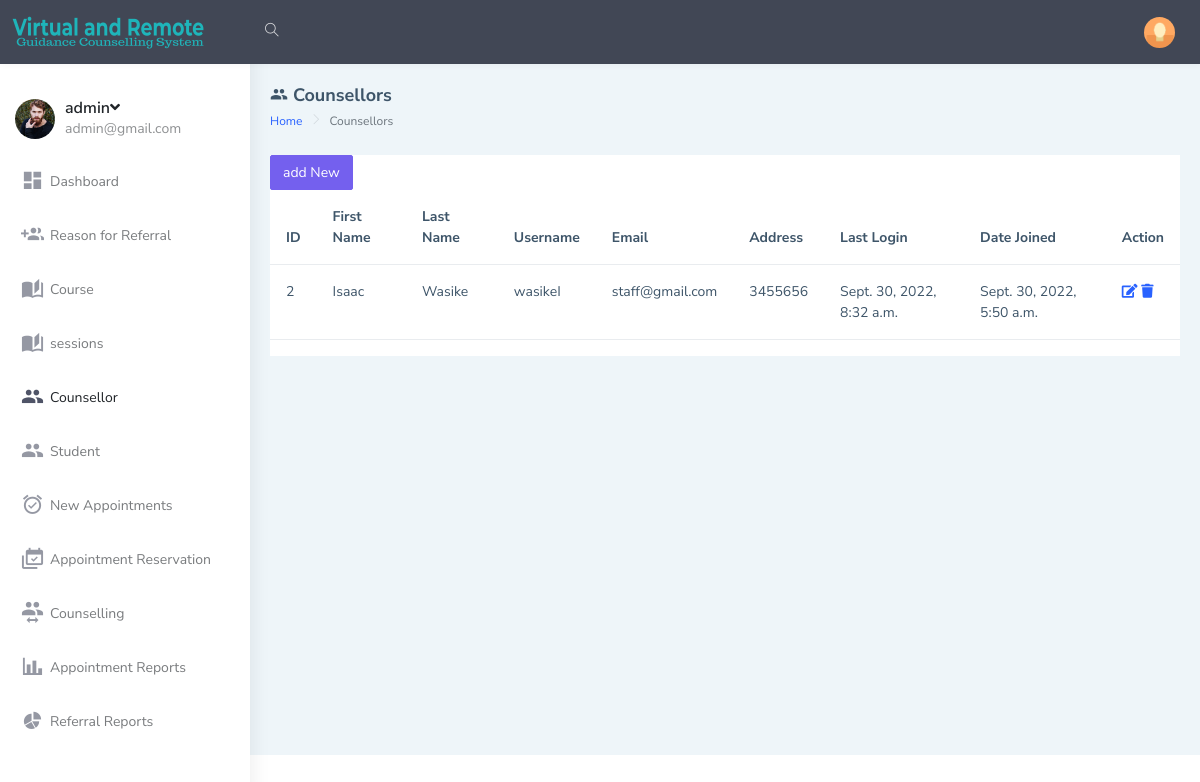
/counsellor/ (signed in), run on the app's committed database.
### Counselling_App/models.py (models this page shows)
class CustomUser(AbstractUser):
    user_type_data = ((1, "HOD"), (2, "Staff"), (3, "Student"))
    user_type = models.CharField(default=1, choices=user_type_data, max_length=10)

class Staffs(models.Model):
    id = models.AutoField(primary_key=True)
    admin = models.OneToOneField(CustomUser, on_delete = models.CASCADE)
    address = models.TextField()
    created_at = models.DateTimeField(auto_now_add=True)
    updated_at = models.DateTimeField(auto_now=True)
    objects = models.Manager()

### Counselling_App/HodViews.py (the view)
# urls.py: path('counsellor/', HodViews.counsellor, name='counsellor'),
def counsellor(request):
    staffs = Staffs.objects.all()
    context = {
        "staffs": staffs
    }
    return render(request,'Counselling_App/hod_template/counsellor.html' , context)

### Counselling_App/LoginCheckMiddleWare.py (called while the page is built, shortened)
    def process_view(self, request, view_func, view_args, view_kwargs):
        modulename = view_func.__module__
        user = request.user
        if user.is_authenticated:
            if user.user_type == "1":
                if modulename == "Counselling_App.HodViews":
                    pass
                elif modulename == "Counselling_App.views" or modulename == "django.views.static":
                    pass
                else:
                    return redirect("admin_home")
            else:
                return redirect("login")
        else:
            if request.path == reverse("login") or request.path == reverse("doLogin"):
                pass
            else:
                return redirect("login")

### Counselling_App/templates/Counselling_App/hod_template/counsellor.html (shortened to what this page needs)
{% extends 'Counselling_App/hod_template/main.html' %}
{% load static %}
{% block counsellor_template %}
    <div id="main-wrapper" data-layout="vertical" data-navbarbg="skin5" data-sidebartype="full"
        data-sidebar-position="absolute" data-header-position="absolute" data-boxed-layout="full">
        <header class="topbar" data-navbarbg="skin5">
            <nav class="navbar top-navbar navbar-expand-md navbar-dark">
                <div class="navbar-header" data-logobg="skin5">
                    <a class="navbar-brand" href="index.html">
                        <b class="logo-icon">
                        <img src="{% static 'assets/images/logo-1.png' %}" alt="homepage" style="margin-top:-50px;margin-bottom:-50px" />
                        </b>
                    </a>
                </div>
                <div class="navbar-collapse collapse" id="navbarSupportedContent" data-navbarbg="skin5">
                    <ul class="navbar-nav float-start me-auto">
                        <li class="nav-item search-box"> <a class="nav-link waves-effect waves-dark"
                                href="javascript:void(0)"><i class="ti-search"></i></a>
                        </li>
                    </ul>
                    <ul class="navbar-nav float-end">
                        <li class="nav-item dropdown">
                            <a class="nav-link dropdown-toggle text-muted waves-effect waves-dark pro-pic" href="#" id="navbarDropdown" role="button" data-bs-toggle="dropdown" aria-expanded="false">
                                <img src="{% static 'assets/images/users/1.jpg' %}" alt="user" class="rounded-circle" width="31">
                            </a>
                        </li>
                    </ul>
                </div>
            </nav>
        </header>
        <aside class="left-sidebar" data-sidebarbg="skin6">
            <div class="scroll-sidebar">
                <nav class="sidebar-nav">
                    <ul id="sidebarnav">
                        <li>
                            <div class="user-profile d-flex no-block dropdown m-t-20">
                                <div class="user-pic"><img src="{% static 'assets/images/users/2.jpg' %}" alt="users"
                                        class="rounded-circle" width="40" /></div>
                                <div class="user-content hide-menu m-l-10">
                                    <a href="#" class="" id="Userdd" role="button"
                                        data-bs-toggle="dropdown" aria-haspopup="true" aria-expanded="false">
                                        <h5 class="m-b-0 user-name font-medium">{{ user.username }}<i
                                                class="fa fa-angle-down"></i></h5>
                                        <span class="op-5 user-email">{{ user.email }}</span>
                                    </a>
                                </div>
                            </div>
                        </li>
                        <li class="sidebar-item"> <a class="sidebar-link waves-effect waves-dark sidebar-link"
                                href="{% url 'admin_home' %}" aria-expanded="false"><i class="mdi mdi-view-dashboard"></i><span
                                    class="hide-menu">Dashboard</span></a></li>
                        <li class="sidebar-item"> <a class="sidebar-link waves-effect waves-dark sidebar-link"
                                href="{% url 'referral' %}" aria-expanded="false"><i
                                    class="mdi mdi-account-multiple-plus"></i><span class="hide-menu">Reason for Referral</span></a></li>
                        <li class="sidebar-item"> <a class="sidebar-link waves-effect waves-dark sidebar-link"
                                href="{% url 'add_course' %}" aria-expanded="false"><i class="mdi mdi-book-open-page-variant"></i><span
                                    class="hide-menu">Course</span></a></li>
                        <li class="sidebar-item"> <a class="sidebar-link waves-effect waves-dark sidebar-link"
                                href="{% url 'add_manage_session' %}" aria-expanded="false"><i class="mdi mdi-book-open-page-variant"></i><span
                                    class="hide-menu">sessions</span></a></li>
                        <li class="sidebar-item"> <a class="sidebar-link waves-effect waves-dark sidebar-link"
                                href="{% url 'counsellor' %}" aria-expanded="false"><i class="mdi mdi-account-multiple"></i><span
                                    class="hide-menu">Counsellor</span></a></li>
                        <li class="sidebar-item"> <a class="sidebar-link waves-effect waves-dark sidebar-link"
                                href="{% url 'student' %}" aria-expanded="false"><i class="mdi mdi-account-multiple"></i><span
                                    class="hide-menu">Student</span></a></li>
                        <li class="sidebar-item"> <a class="sidebar-link waves-effect waves-dark sidebar-link"
                                href="{% url 'schedule' %}" aria-expanded="false"><i class="mdi mdi-alarm-check"></i><span
                                    class="hide-menu">New Appointments</span></a></li>
                        <li class="sidebar-item"> <a class="sidebar-link waves-effect waves-dark sidebar-link"
                                href="{% url 'appointment' %}" aria-expanded="false"><i class="mdi mdi-calendar-multiple-check"></i><span
                                    class="hide-menu">Appointment Reservation</span></a></li>
                        <li class="sidebar-item"> <a class="sidebar-link waves-effect waves-dark sidebar-link"
                                href="{% url 'counselling' %}" aria-expanded="false"><i class="mdi mdi-account-switch"></i><span
                                    class="hide-menu">Counselling</span></a></li>
                        <li class="sidebar-item"> <a class="sidebar-link waves-effect waves-dark sidebar-link"
                                href="{% url 'appointment1' %}" aria-expanded="false"><i class="mdi mdi-chart-bar"></i><span
                                    class="hide-menu">Appointment Reports</span></a></li>
                        <li class="sidebar-item"> <a class="sidebar-link waves-effect waves-dark sidebar-link"
                                href="{% url 'referralR' %}" aria-expanded="false"><i class="mdi mdi-chart-pie"></i><span
                                    class="hide-menu">Referral Reports</span></a></li>
                    </ul>
                </nav>
            </div>
        </aside>
        <div class="page-wrapper">
            <div class="page-breadcrumb">
                <div class="row align-items-center">
                    <div class="col-5">
                        <h4 class="page-title"><i class="mdi mdi-account-multiple"></i> Counsellors</h4>
                        <div class="d-flex align-items-center">
                            <nav aria-label="breadcrumb">
                                <ol class="breadcrumb">
                                    <li class="breadcrumb-item"><a href="#">Home</a></li>
                                    <li class="breadcrumb-item active" aria-current="page">Counsellors</li>
                                </ol>
                            </nav>
                        </div>
                    </div>
                </div>
            </div>
            <div class="container-fluid">
                <div class="row">
                    <div class="col-12">
                        <div class="card">
                            <div class="table-responsive">
                        <button type="button" class="btn btn-primary" data-bs-toggle="modal" data-bs-target="#exampleModal" data-bs-whatever="@mdo">add New</button>
                        <table id="example" class="table table-hover">
                                    <thead>
                                        <tr>
                                            <th scope="col">ID</th>
                                            <th scope="col">First Name</th>
                                            <th scope="col">Last Name</th>
                                            <th scope="col">Username</th>
                                            <th scope="col">Email</th>
                                            <th scope="col">Address</th>
                                            <th scope="col">Last Login</th>
                                            <th scope="col">Date Joined</th>
                                            <th scope="col">Action</th>
                                        </tr>
                                    </thead>
                                    <tbody>
                                        {% for staff in staffs %}
                                        <tr>
                                            <td>{{ staff.admin.id }}</td>
                                            <td>{{ staff.admin.first_name }}</td>
                                            <td>{{ staff.admin.last_name }}</td>
                                            <td>{{ staff.admin.username }}</td>
                                            <td>{{ staff.admin.email }}</td>
                                            <td>{{ staff.address }}</td>
                                            <td>{{ staff.admin.last_login }}</td>
                                            <td>{{ staff.admin.date_joined }}</td>
                                            <td><a href="javascript:void(0)"><i class="fa fa-edit"></i></a>
                                            <a href="javascript:void(0)"><i class="fa fa-trash"></i></a>
                                            </td>
                                        </tr>
                                        {% endfor %}
                                    </tbody>
                                </table>
                            </div>
                        </div>
                    </div>
                </div>
            </div>
        </div>
    </div>
    {% endblock counsellor_template %}

### data on the page
CustomUser: username "admin", email "admin@gmail.com"
Staffs: admin.id "2", admin.first_name "Isaac", admin.last_name "Wasike", admin.username "wasikeI", admin.email "staff@gmail.com", address "3455656", admin.last_login "Sept. 30, 2022, 8:32 a.m.", admin.date_joined "Sept. 30, 2022, 5:50 a.m."
